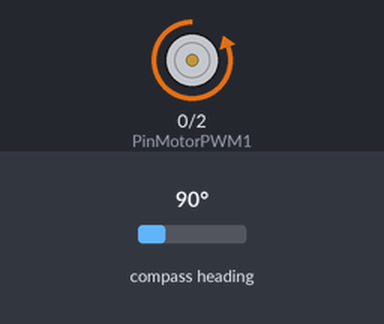
Simulated run of this sketch. Board: Arduino Uno, built for the host (arithmetic inside an expression is 32-bit, double 64-bit). On the bench: motor-driver pin pairs drawn as motors (green arrow = first pin HIGH = forward, orange = second pin HIGH = backward, longer = more drive). The test bench sets the inputs (shaded band); at power-on: compass heading 90°. What the sketch prints to the serial monitor is not drawn.

Above: at 1.2 s.
1.3 s: compass heading set to 7°
11.8 s: compass heading set to 2°
At 13.0 s:
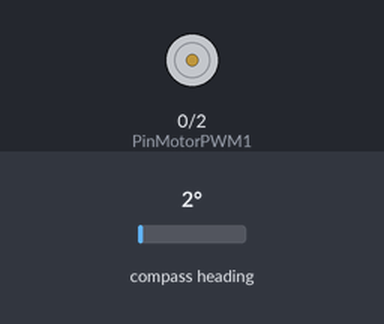
13.3 s: compass heading set to 180°
At 14.0 s:
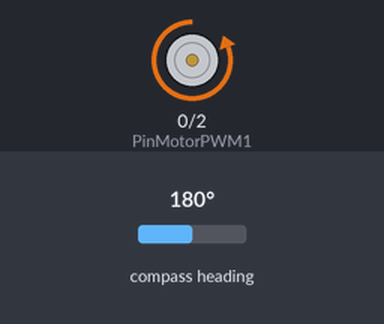
Timing chart, 0 to 15.8 s (numbered marks = the images above; inputs shaded):
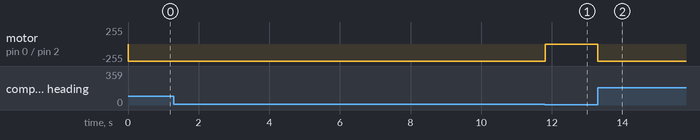

The sketch:

Super_twisting_BTS7960_I2C_V3.ino
```cpp
#include <Wire.h>
#include <AS5600.h>

const unsigned int MAX_LENGTH = 6;

AMS_5600 as5600;

//Pin de PWM
const int PinMotorPWM1 = 0;
const int PinMotorPWM2 = 2;

//Contantes Super Twisting
const float C1 = 400;
const float C2 = 0.7;//0.7;
const float b = 2;//200;

//Variables auxiliares
float posx = 0;
float velx = 0;
float tiempo = 0;
float voltaje = 0;
float posant = 0;
float dt = 0.001; //Tiempo de muestreo
int PWM = 0;

//Variables Super Twisting
float error = 0;
float errorant = 0;
float deriv = 0;
float sigma = 0;
float sign = 0;
float W = 0;
float Wp = 0;
float epsilon = 1000;

//Variables As5600
float AngMin = 10;
float AngMax;
float AngMax_s;
float Zero = 0;
float posDes = 0;
String lasResponse;
String noMagnetStr = "Error; magnet no detected";

//Comunicacion serial
//String inputString;
char inputString;
char inputChar[MAX_LENGTH];
float Data = 0;

void setup() {
  // put your setup code here, to run once:
  Wire.begin(); //Unirse al bus 12c como master
  Serial.begin(115200); //Inicio comunicacion serial

  //I2C COMMUNICATION

  //Deteccion del encoder magnetico
  if(as5600.detectMagnet() == 0){
    while(1){
      if(as5600.detectMagnet() == 1){
        Serial.print("Magnitud Actual: ");
        Serial.println(as5600.getMagnitude());
        break;
      }
      else{
        Serial.println("No se detecta iman");
      }
      delay(1000);
    }
  }
  /*modo = 0, Salida PWM, modo = 1, Salida analogica
  (rango completo de 0 a 100% entre GND y VDD*/
  as5600.setOutPut(0);

  //Salida de los pines driver motor
  pinMode(PinMotorPWM1, OUTPUT);
  pinMode(PinMotorPWM2, OUTPUT);

}

//Conversion de datos de angulo crudo a grados
float convertRawAngleToDegrees(word newAngle)
{
  float retVal = newAngle * 0.087; //0.087= 360/4095 <- Conversion de cuentas a grados
  return retVal;
}

void loop() {
  //Inicialisacion de  tiempo
  tiempo = millis();

  //Definir posicion deseada
    //Comunicacion serial
  if(Serial.available()){
    while(Serial.available()>0){
      //inputString = Serial.read();
      inputString = Serial.readBytes(inputChar,MAX_LENGTH);
      if(inputChar[0] ='v'){
         Data = int(inputChar[1]-48)*10000 + int(inputChar[2]-48)*1000 + int(inputChar[3]-48)*100 + int(inputChar[4]-48)*10 + int(inputChar[5]-48);
         Data = Data/100000;
         //Serial.println(Data);
        }
        else{
          Data = 0;
          //Serial.print(" Serial  ");
          //Serial.println(inputChar);
        }
    }

//Conversion de serial a angulo
    AngMax_s = Data;
    AngMax = AngMax_s*150;
    if(AngMax>=150){
      AngMax = 150;
    }
  }
  if(AngMax < AngMin){
    AngMax = AngMin;
  }

  //Asignacion del valor a posicion deseada
  posDes= as5600.setEndPosition(AngMax);

  //Leer posicion y velocidad angular
  posx = convertRawAngleToDegrees(as5600.getRawAngle());
  velx = (posx - posant);

//CONTROL

  //Super Twisting
    //Signo
  if(sigma>0){
    sign = 1;
  }
  else if(sigma<0){
    sign = -1;
  }
  else{
    sign = 0;
  }

    //Tangente Hiperbolica
  //sign=tanh(epsilon*error);

    //Ecuaciones de super twisting
  error = posDes - posx;
  W = b*sign*dt + Wp;
  deriv = (error-errorant)/dt;
  sigma = C1*error + deriv;

  //Asignacion de voltaje para control de motor
  voltaje = C2*sqrt(abs(sigma))*sign + W;

  //Conversion de voltaje-PWM
  if(voltaje>0){
    PWM = map(abs(voltaje),0,12,0,255);
  }
  else if(voltaje<0){
    PWM = map(abs(voltaje),0,12,-255,0);
  }
  else{
    PWM = 0;
  }

  //Obtencion de datos anteriores
  errorant = error;
  Wp = W;
  posant = posx;

  //Limitacion de parametros
  if(voltaje>12){
    voltaje = 12;
  }
  if(voltaje<-12){
    voltaje = -12;
  }
  if(PWM > 255){
    PWM = 255;
  }
  if(PWM <-255){
    PWM = -255;
  }

  //Seleccion de giro de motor
  if(voltaje >= 0){
    analogWrite(PinMotorPWM1,PWM);
    analogWrite(PinMotorPWM2,0);
  }
  if(voltaje < 0){
    analogWrite(PinMotorPWM1,0);
    analogWrite(PinMotorPWM2,PWM);
  }

  //Impresion de datos
  Serial.print("PosX  ");
  Serial.print(posx);
  Serial.print(";");
  Serial.print(" PWM  ");
  Serial.print(PWM);
  Serial.print(";");
  Serial.print("  Error ");
  Serial.print(error);
  Serial.print(";");
  Serial.print(" Serial  ");
  Serial.print(AngMax_s);
  Serial.print(";");
  Serial.print(" Time  ");
  Serial.println(tiempo/1000);


  while((millis()-tiempo)<(1000*dt)){
  }

}
```

Measured:
- after the input at 11.8 s, motor on pin 0 (PinMotorPWM1) / pin 2 (PinMotorPWM2): backward 255/255 → stopped at once
- after the input at 13.3 s, motor on pin 0 (PinMotorPWM1) / pin 2 (PinMotorPWM2): stopped → backward 255/255 after 0.00 s instead of 1.8 s
